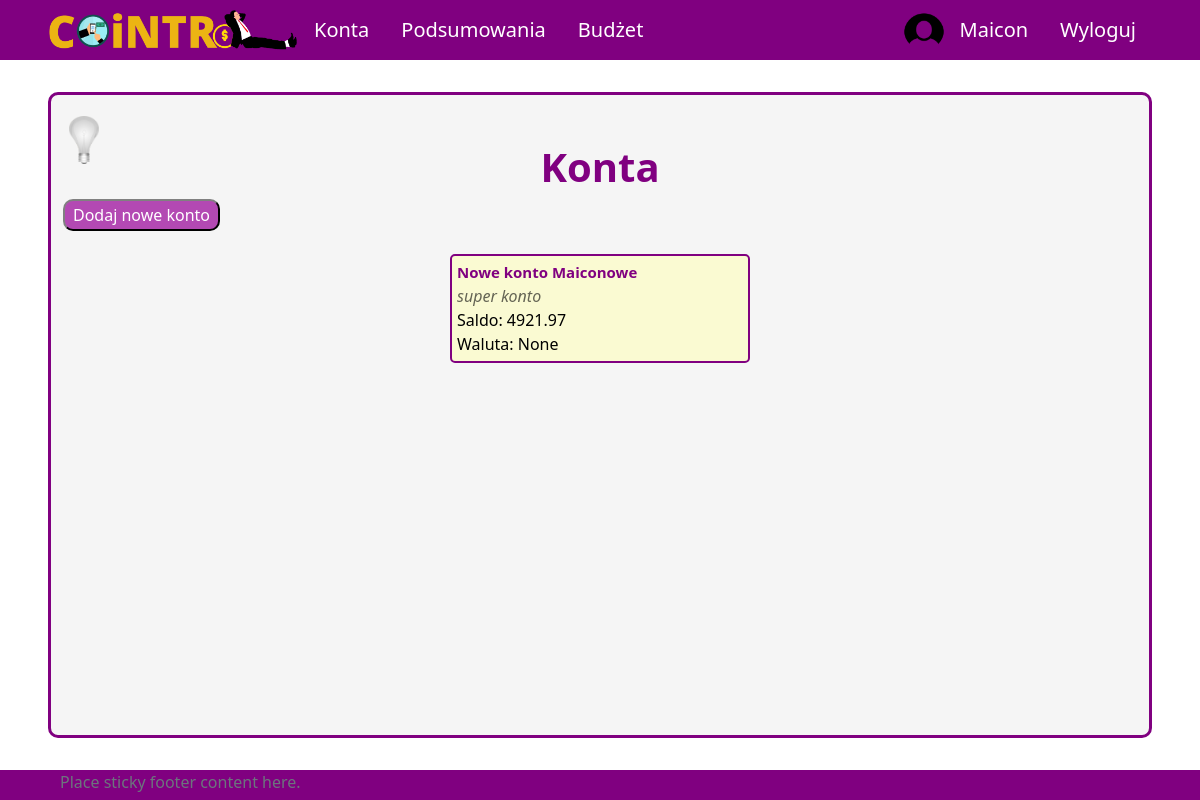
/all-accounts (signed in), run on an earlier commit of the app's database.
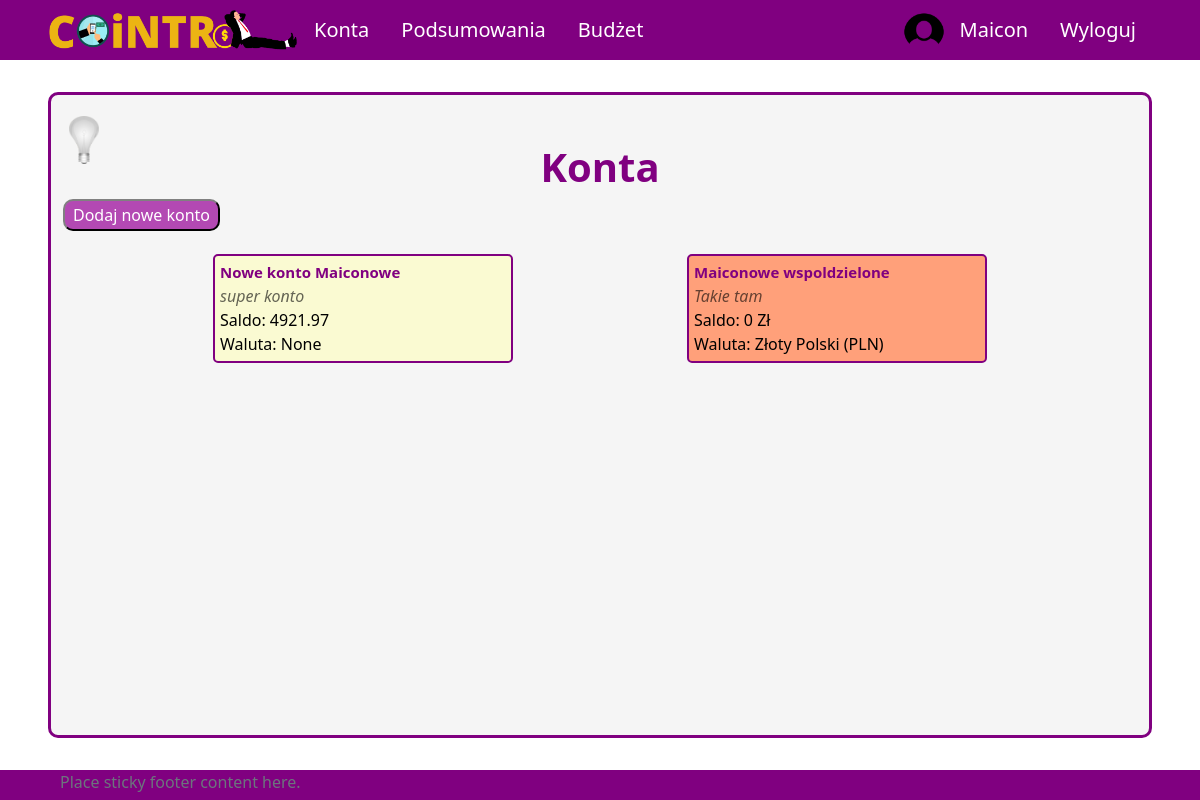
And on a later commit of the database.
### aplication/models.py (models this page shows, shortened)
class Account(models.Model):
    owner = models.ForeignKey(Profile, null=True, blank=True, on_delete=models.CASCADE)
    name = models.CharField(max_length=30)
    currency = models.ForeignKey(Currency, on_delete=models.SET_NULL, null=True)
    is_shared = models.BooleanField(default=False)
    description = models.CharField(max_length=100, null=True, blank=True)
    id = models.UUIDField(default=uuid.uuid4, unique=True, primary_key=True, editable=False)
    def __str__(self):
        return self.name
    def calculate_balance(self):
        balance = 0
        today = date.today()
        transactions = Transaction.objects.filter(id_account=self)
        for transaction in transactions:
            if transaction.transaction_date <= today:
                balance += transaction.converted_amount
        return balance
    def print_description(self):
        if self.description!=None:
            return self.description
        else:
            return ""

class Transaction(models.Model):
    intervals = {
        'daily': (lambda x : x + timedelta(days=1), 'Codziennie'),
        'weekly': (lambda x : x + timedelta(weeks=1), 'Co tydzień'),
        'biweekly': (lambda x : x + timedelta(weeks=2), 'Co 2 tygodnie')}
    id_account = models.ForeignKey(Account, on_delete=models.CASCADE)
    id_user = models.ForeignKey(Profile, on_delete=models.SET_NULL, null=True) #konto z którego dokonano transakcji zostało usunięte ale transakcja ma pozostać
    id_category = models.ForeignKey(Category, on_delete=models.CASCADE)
    id_subcategory = models.ForeignKey(Subcategory, on_delete=models.SET_NULL, null=True, blank=True)
    currency = models.ForeignKey(Currency, on_delete=models.SET_NULL, null=True)
    repeat = models.CharField(null=True, blank=True, choices=tuple([(k, v[1]) for k, v in intervals.items()]), max_length=50)
    amount = models.DecimalField(max_digits=10, decimal_places=2)
    converted_amount = models.DecimalField(max_digits=10, decimal_places=2)
    transaction_date = models.DateField()
    description = models.CharField(max_length=255, blank=True, null=True)
    id = models.UUIDField(default=uuid.uuid4, unique=True, primary_key=True, editable=False)

### UsersApp/models.py (models this page shows)
class Currency(models.Model):
    name = models.CharField(max_length=100)
    access_name = models.CharField(max_length=20) #access_name nazwa aby zdobyć kurs walut
    sign = models.CharField(max_length=5) #znak waluty
    id = models.UUIDField(default=uuid.uuid4, unique=True,
                            primary_key=True, editable=False)
    def __str__(self):
        return "{}".format(self.name)

### aplication/views/account_views.py (the view)
# urls.py: path('all-accounts', allAccounts, name='all-accounts'),
@login_required(login_url='login')
def allAccounts(request):
    user_accounts = User_Account.objects.filter(id_user = request.user.profile.id)
    accounts = []
    for ua in user_accounts:
        accounts.append(Account.objects.get(id=ua.id_account.id))
    context = {'accounts': accounts}
    return render(request, 'application/account/all-accounts.html', context)

### templates/application/account/all-accounts.html (shortened to what this page needs)
{% extends 'application/base.html' %}
{% block content %}
    <div class="title">
        <h1>Konta</h1>
    </div>
    <a href="{% url 'create-account' %}">
        <button class="button">Dodaj nowe konto</button>
    </a>
    <div class="content tiles" id="all-accounts">
        {% for acc in accounts %}
            <div class="account">
                <a class="account-link" href={% url 'account' pk=acc.id %}>
                <span class="name">{{ acc }}</span>
                <span class="account-description">{{ acc.print_description }}</span>
                <span class="balance">Saldo: {{ acc.calculate_balance }} {{acc.currency.sign}}</span>
                <span class="balance">Waluta: {{ acc.currency }}</span>
                </a>
            </div>
        {% endfor %}
    </div>
{% endblock %}

### templates/application/base.html (shortened to what this page needs)
{%load static%}
<!DOCTYPE html>
<html lang="pl">
<head>
    <link href="https://cdn.jsdelivr.net/npm/bootstrap@5.2.2/dist/css/bootstrap.min.css" rel="stylesheet">
    <link rel="stylesheet" type="text/css" href="{% static 'css/style.css' %}">
</head>
<body onload="checkColorMode()">
    <nav class="nav">
        {% if user.is_authenticated %}
        <ul class="nav justify-content-start">
            <li class="nav-item"><a id="logo-link" class="nav-link" href="{% url 'home' %}">
                <img onmouseover="logoHover()" onmouseout="logoOut()" id="app-logo" src="{% static 'images/logo.png' %}">
            </a>
            <li class="nav-item"><a class="nav-link" href="{% url 'all-accounts' %}">Konta</a></li>
            <li class="nav-item"><a class="nav-link" href="{% url 'summary' %}">Podsumowania</a></li>
            <li class="nav-item"><a class="nav-link" href="{% url 'budget' %}">Budżet</a></li>
        </ul>
        <ul class="nav justify-content-end">
            <img src="{% static 'images/circle_user_image.png' %}", style="border-radius: 50%; width: 40px;">
            <li class="nav-item"><a class="nav-link" href="{% url 'profile' %}">{{ user.username }}</a></li>
            <li class="nav-item"><a class="nav-link" href="{% url 'logout' %}">Wyloguj</a></li>
        </ul>
        {% endif %}
    </nav>
    <div id = "site-content">
        <button onclick="darkMode()" id="dark-mode-button"><img id="light-bulb" src="{% static 'images/bulb_off.png' %}" /></button>
        {% block content %}
        {% endblock %}
    </div>
    <footer class="footer">
        <div class="container">
            <span class="text-muted">Place sticky footer content here.</span>
        </div>
    </footer>
</body>
</html>

### aplication/static/css/style.css (style rules this page uses)
body { background-color: white; color: black; }
a.nav-link { color: white; font-size: 20px; }
ul.nav { align-items: center; }
nav.nav { height: 60px; background-color: purple; justify-content: space-between; padding-left: 4vw; padding-right: 4vw; }
#logo-link { padding: 0; }
#app-logo { width: 250px; }
#site-content { min-height: calc(100vh - 60px - 8vh - 30px); margin-top: 4vh; margin-bottom: 4vh; margin-left: 4vw; margin-right: 4vw; padding-left: 1vw; padding-right: 1vw; padding-top: 1vh; padding-bottom: 1vh; border: 3px solid purple; border-radius: 10px; background-color: whitesmoke; position: relative; }
#dark-mode-button { position: absolute; top: 20px; }
#dark-mode-button > img { width: 30px; }
div.title { padding-top: 5vh; display: flex; align-items: center; flex-direction: column; }
div.title h1 { color: purple; font-size: 40px; font-weight: bold; }
div.content { margin-top: 15px; }
div.tiles { display: flex; flex-wrap: wrap; justify-content: space-evenly; }
div.account { margin-top: 1vh; margin-bottom: 2vh; margin-left: 2vw; margin-right: 2vw; padding: 5px; border: 2px solid purple; border-radius: 5px; background-color: lightgoldenrodyellow; width: 300px; }
div.account:nth-child(even) { background-color: lightsalmon; }
a.account-link { width: 100%; display: flex; flex-direction: column; text-decoration: none; color: black; }
a.account-link > span.name { font-weight: bold; font-size: 15px; color: purple; }
a.account-link > span.account-description { font-style: italic; color: rgba(0, 0, 0, 0.6); }
.button { background-color: rgba(163, 31, 163, 0.8); color: white; padding: 2px 8px; border: 2px solid; border-radius: 10px; border-color: grey black black grey; text-decoration: none; }
footer { height: 30px; background-color: purple; justify-content: space-between; padding-left: 4vw; padding-right: 4vw; }
button { background-color: rgba(0, 0, 0, 0); border: none; }

What changed in the data, as far as the page shows it:
added Account: name "Maiconowe wspoldzielone", print_description "Takie tam", calculate_balance "0", currency.sign "Zł", currency "Złoty Polski (PLN)"
